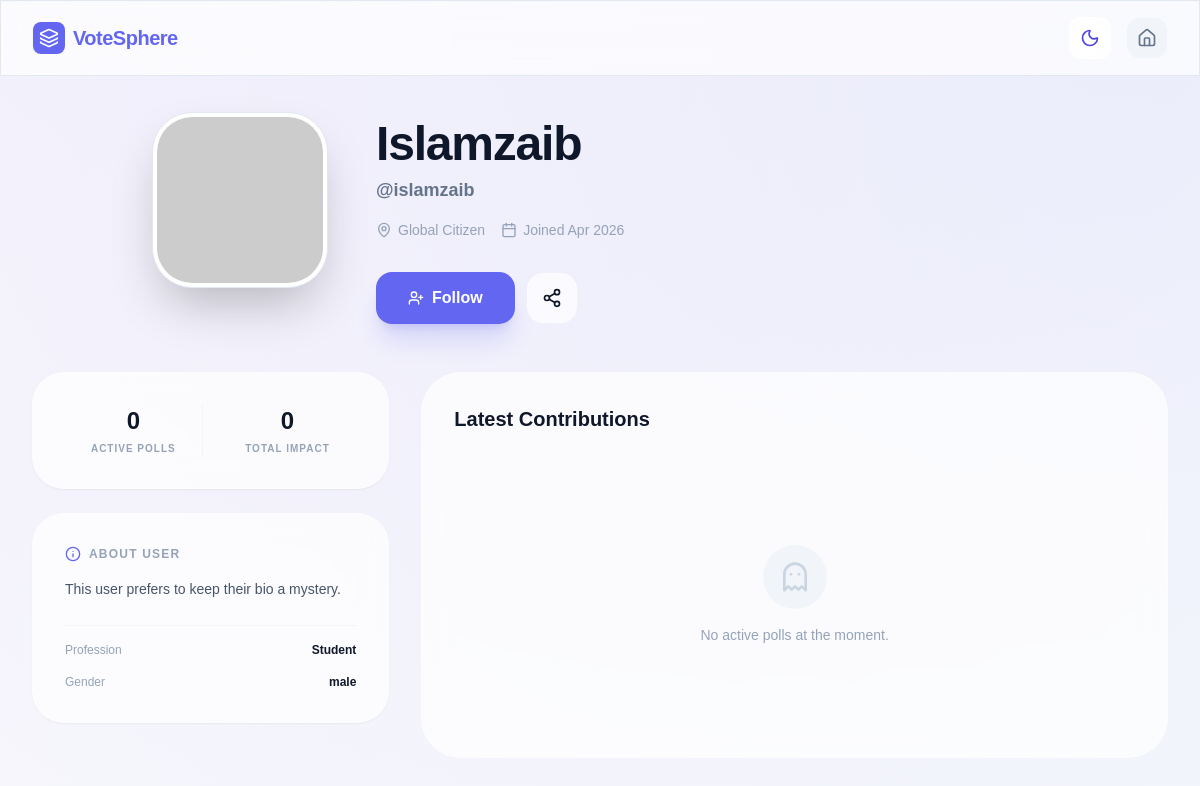
The app's page /user/user_profile/12 (signed in), older data.
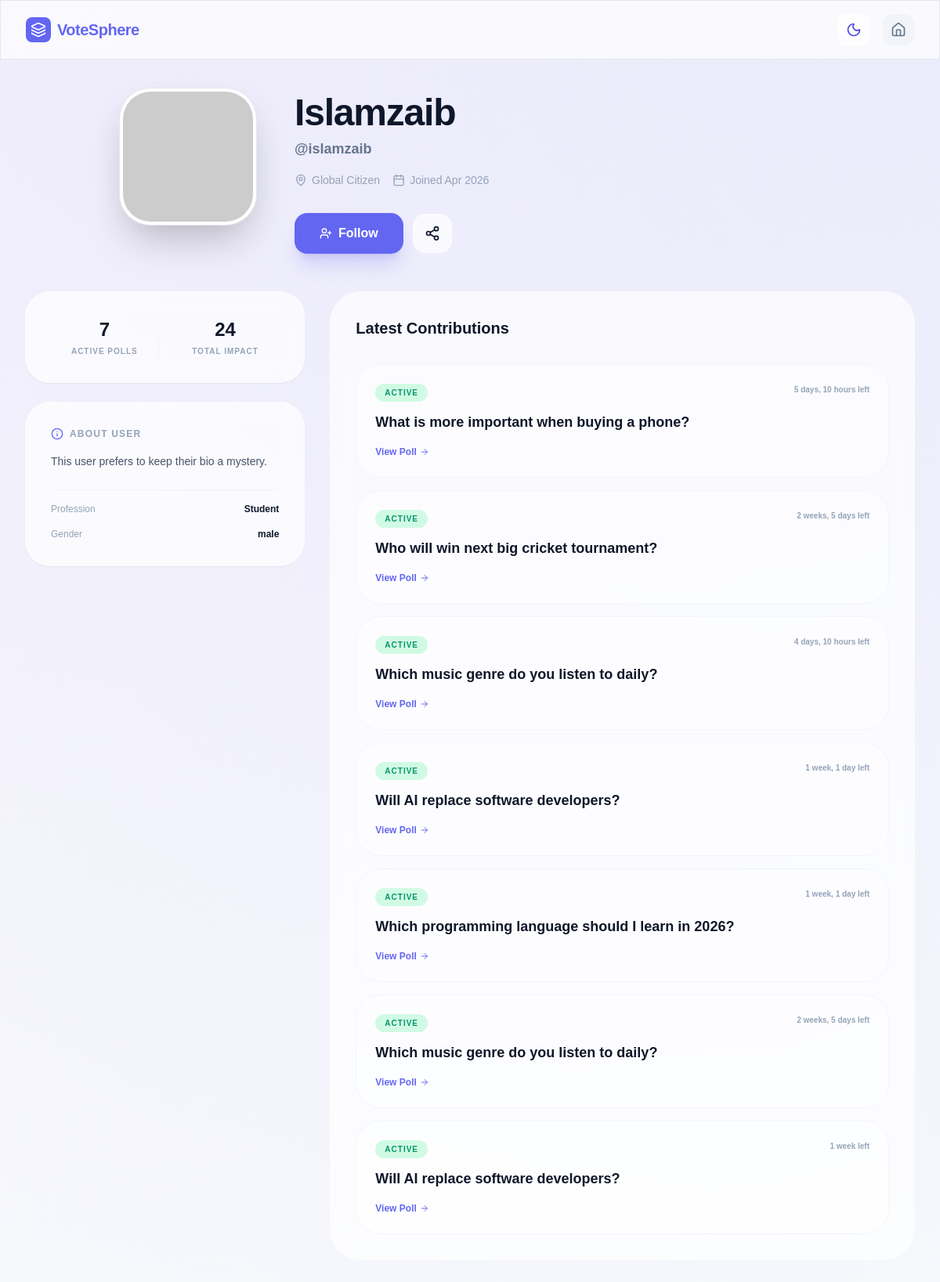
The same page, newer data.
### users/models.py (models this page shows, shortened)
class UserProfile(models.Model):
    user_id = models.OneToOneField(User,on_delete=models.CASCADE,primary_key=True,related_name='profile')
    profile_picture = models.ImageField(
        upload_to='images/profile_pictures/%Y/%m/%d/',
        validators=[FileExtensionValidator(
            allowed_extensions=['jpg','jpeg','png','webp', 'gif'],
            message="Only this image formates are allowed: jpg, jpeg, gif, png, webp.")],
          blank=True, null=True
        )
    bio = models.TextField(blank=True, max_length=300)
    location = models.CharField(max_length=150, blank=True)
    birth_date = models.DateField(blank=True,null=True)
    created_at = models.DateTimeField(auto_now_add=True)
    uploaded_at = models.DateTimeField(auto_now_add=True)

class Ext_User(models.Model):
    user_id = models.OneToOneField(User,on_delete=models.CASCADE,primary_key=True)
    gender = models.CharField(max_length=10)
    profession= models.CharField(max_length=100)

### questonaries/models.py (models this page shows)
class Question(models.Model):
    ques = models.TextField(null=False)
    q_desc = models.TextField(null=True)
    expiry = models.DateTimeField()
    hashtags = models.TextField(null=True)
    img = models.ImageField(
        upload_to='images/Ques_Covers/%Y/%m/%d/',
        validators=[FileExtensionValidator(
            allowed_extensions=['jpg','jpeg','png','webp', 'gif'],
            message="Only this image formates are allowed: jpg, jpeg, gif, png, webp.")],
          blank=True, null=True
        )
    u_id = models.ForeignKey(User,on_delete=models.CASCADE)
    cat_id = models.ForeignKey(Category,on_delete=models.PROTECT)
    created_at= models.DateTimeField(auto_now_add=True)

### users/views.py (the view)
def other_profile_view(req,id):
    try:
        profile = UserProfile.objects.get(user_id=id)
    except UserProfile.DoesNotExist:
        profile = None
    now = timezone.now()
    active_pole = Question.objects.filter(u_id=id, expiry__gt=now)
    t_pole = active_pole.count()
    vote_cast = 0
    for q in active_pole:
        vote_cast += Vote_Click.objects.filter(opt_id__q_id=q.id).count()
    isFolowed = Folowers.objects.filter(user_folow=profile.user_id,folower=req.user).first()
    if isFolowed:
        isFolowed=True
        print(True)
    else:
        isFolowed=False
        print(False)
    context = {
        'profile': profile,
        'pole': t_pole,
        'votes': vote_cast,
        'active_poles':active_pole,
        'isFolowed':isFolowed,
    }
    return render(req, "users/other_profile.html", context)

### users/Templates/users/other_profile.html (shortened to what this page needs)
{% load static %}
<!DOCTYPE html>
<html lang="en" class="scroll-smooth">
<head>
    <link href="{% static 'home/links/font.css' %}" rel="stylesheet">
        <script src="{% static 'home/links/tailwind.css' %}"></script>
</head>
<body class="bg-[#f8fafc] dark:bg-slate-950 text-slate-900 dark:text-slate-100 transition-colors duration-300 profile-header-gradient min-h-screen">
    <nav class="fixed top-0 w-full z-40 glass border-b border-slate-200 dark:border-slate-800 px-4 md:px-8 py-4 flex justify-between items-center">
        <a href="{% url 'home' %}" class="flex items-center gap-2 font-bold text-lg md:text-xl tracking-tight text-primary">
            <div class="w-8 h-8 bg-primary rounded-lg flex items-center justify-center text-white">
                <i data-lucide="layers" class="w-5 h-5"></i>
            </div>
            <span>VoteSphere</span>
        </a>
        <div class="flex items-center gap-4">
            <button id="theme-toggle" class="p-2.5 rounded-xl glass hover:scale-105 transition-transform">
                <i data-lucide="moon" class="w-5 h-5 dark:hidden text-indigo-600"></i>
            </button>
            <a href="{% url 'feeds' %}" class="p-2.5 rounded-xl bg-slate-100 dark:bg-slate-800 text-slate-500">
                <i data-lucide="home" class="w-5 h-5"></i>
            </a>
        </div>
    </nav>
    <main class="pt-28 pb-12 px-4 sm:px-6 lg:px-8 max-w-7xl mx-auto">
        <div class="mb-12 flex justify-center">
            <div class="flex flex-col md:flex-row items-center md:items-start gap-8 md:gap-12 w-full max-w-4xl">
                <div class="relative shrink-0 group">
                    <div class="w-32 h-32 sm:w-40 sm:h-40 md:w-44 md:h-44 rounded-[2.5rem] p-1 bg-white dark:bg-slate-900 shadow-2xl border border-slate-200 dark:border-slate-800">
                        <img src="{% if profile.profile_picture %}{{ profile.profile_picture.url }}{% else %}https://api.dicebear.com/7.x/avataaars/svg?seed={{ profile.user_id.username }}{% endif %}"
                             class="w-full h-full object-cover rounded-[2.2rem]">
                    </div>
                </div>
                <div class="flex-1 text-center md:text-left pt-2">
                    <div class="flex flex-col md:flex-row md:items-center gap-3 mb-2">
                        <h1 class="text-3xl md:text-5xl font-black text-slate-900 dark:text-white tracking-tight">
                            {{ profile.user_id.first_name }} {{ profile.user_id.last_name }}
                        </h1>
                    </div>
                    <p class="text-slate-500 dark:text-slate-400 font-bold text-lg mb-4">@{{ profile.user_id.username }}</p>
                    <div class="flex flex-wrap justify-center md:justify-start gap-4 text-sm text-slate-400 mb-8">
                        <span class="flex items-center gap-1.5"><i data-lucide="map-pin" class="w-4 h-4"></i> {{ profile.location|default:"Global Citizen" }}</span>
                        <span class="flex items-center gap-1.5"><i data-lucide="calendar" class="w-4 h-4"></i> Joined {{ profile.user_id.date_joined|date:"M Y" }}</span>
                    </div>
                    <div class="flex items-center justify-center md:justify-start gap-3">
                         {% if isFolowed %}
                         <a href="{% url 'folow' profile.user_id.id %}" class="px-8 py-3.5 bg-transparent text-primary border-primary border-[2px] font-bold rounded-2xl shadow-xl shadow-indigo-500/20 hover:bg-indigo-600 transition-all flex items-center gap-2">
                             <i data-lucide="user-plus" class="w-4 h-4"></i> Following
                         </a>
                         {%else%}
                         <a href="{% url 'folow' profile.user_id.id %}" class="px-8 py-3.5 bg-primary  text-white font-bold rounded-2xl shadow-xl shadow-indigo-500/20 hover:bg-indigo-600 transition-all flex items-center gap-2">
                            <i data-lucide="user-plus" class="w-4 h-4"></i> Follow
                        </a>
                        {% endif %}
                        <button class="p-3.5 glass rounded-2xl hover:bg-white dark:hover:bg-slate-800 transition-colors">
                            <i data-lucide="share-2" class="w-5 h-5"></i>
                        </button>
                    </div>
                </div>
            </div>
        </div>
        <div class="grid grid-cols-1 lg:grid-cols-12 gap-8">
            <div class="lg:col-span-4 space-y-6">
                <div class="glass p-8 rounded-[2rem] shadow-sm grid grid-cols-2 gap-4">
                    <div class="text-center border-r border-slate-100 dark:border-slate-800">
                        <span class="block text-2xl font-black text-slate-900 dark:text-white">{{ pole }}</span>
                        <span class="text-[10px] font-bold text-slate-400 uppercase tracking-widest mt-1 block">Active Polls</span>
                    </div>
                    <div class="text-center">
                        <span class="block text-2xl font-black text-slate-900 dark:text-white">{{ votes }}</span>
                        <span class="text-[10px] font-bold text-slate-400 uppercase tracking-widest mt-1 block">Total Impact</span>
                    </div>
                </div>
                <div class="glass p-8 rounded-[2rem] shadow-sm">
                    <h3 class="text-xs font-bold text-slate-400 uppercase tracking-widest mb-4 flex items-center gap-2">
                        <i data-lucide="info" class="w-4 h-4 text-primary"></i> About User
                    </h3>
                    <p class="text-slate-600 dark:text-slate-400 text-sm leading-relaxed mb-6">
                        {{ profile.bio|default:"This user prefers to keep their bio a mystery." }}
                    </p>
                    <div class="space-y-4 pt-4 border-t border-slate-100 dark:border-slate-800">
                        <div class="flex items-center justify-between text-xs">
                            <span class="text-slate-400">Profession</span>
                            <span class="font-bold">{{ profile.user_id.ext_user.profession|default:"Enthusiast" }}</span>
                        </div>
                        <div class="flex items-center justify-between text-xs">
                            <span class="text-slate-400">Gender</span>
                            <span class="font-bold">{{ profile.user_id.ext_user.gender|default:"Not specified" }}</span>
                        </div>
                    </div>
                </div>
            </div>
            <div class="lg:col-span-8">
                <div class="glass rounded-[2.5rem] p-6 md:p-8 h-full">
                    <h3 class="text-xl font-black text-slate-900 dark:text-white mb-8">Latest Contributions</h3>
                    <div class="space-y-4">
                        {% for q in active_poles %}
                        <div class="p-6 rounded-[2rem] bg-white/40 dark:bg-slate-800/20 border border-slate-100 dark:border-slate-800 hover:border-primary/50 transition-all group">
                            <div class="flex justify-between items-start mb-3">
                                <span class="px-3 py-1 bg-emerald-100 dark:bg-emerald-900/30 text-emerald-600 dark:text-emerald-400 text-[10px] font-black uppercase tracking-widest rounded-full">Active</span>
                                <span class="text-[10px] text-slate-400 font-bold">{{ q.expiry|timeuntil }} left</span>
                            </div>
                            <h4 class="font-bold text-slate-900 dark:text-white group-hover:text-primary transition-colors text-lg mb-4">{{ q.ques }}</h4>
                            <div class="flex items-center gap-4">
                                <a href="{% url 'voting_pole' q.id %}" class="text-xs font-black text-primary flex items-center gap-1">
                                    View Poll <i data-lucide="arrow-right" class="w-3 h-3"></i>
                                </a>
                            </div>
                        </div>
                        {% empty %}
                        <div class="text-center py-20">
                            <div class="w-16 h-16 bg-slate-100 dark:bg-slate-800 rounded-full flex items-center justify-center mx-auto mb-4 text-slate-300">
                                <i data-lucide="ghost" class="w-8 h-8"></i>
                            </div>
                            <p class="text-slate-400 text-sm font-medium">No active polls at the moment.</p>
                        </div>
                        {% endfor %}
                    </div>
                </div>
            </div>
        </div>
    </main>
</body>
</html>

### users/Templates/users/other_profile.html (style rules this page uses)
body { font-family: 'Plus Jakarta Sans', sans-serif; -webkit-tap-highlight-color: transparent; }
.glass { background: rgba(255, 255, 255, 0.7); backdrop-filter: blur(12px); -webkit-backdrop-filter: blur(12px); border: 1px solid rgba(255, 255, 255, 0.3); }
.profile-header-gradient { background: radial-gradient(circle at top right, rgba(99, 102, 241, 0.08), transparent), radial-gradient(circle at top left, rgba(168, 85, 247, 0.05), transparent); }

Row changes from the older to the newer data that the page shows:
added Question: expiry "5 days, 10 hours", ques "What is more important when buying a phone?"
added Question: expiry "2 weeks, 5 days", ques "Who will win next big cricket tournament?"
added Question: expiry "4 days, 10 hours", ques "Which music genre do you listen to daily?"
added Question: expiry "1 week, 1 day", ques "Will AI replace software developers?"
added Question: expiry "1 week, 1 day", ques "Which programming language should I learn in 2026?"
added Question: expiry "2 weeks, 5 days", ques "Which music genre do you listen to daily?"
added Question: expiry "1 week", ques "Will AI replace software developers?"
Text that changed along with them:
{{ pole }}: "0" → "7"
{{ votes }}: "0" → "24"
text no longer shown: "No active polls at the moment."
